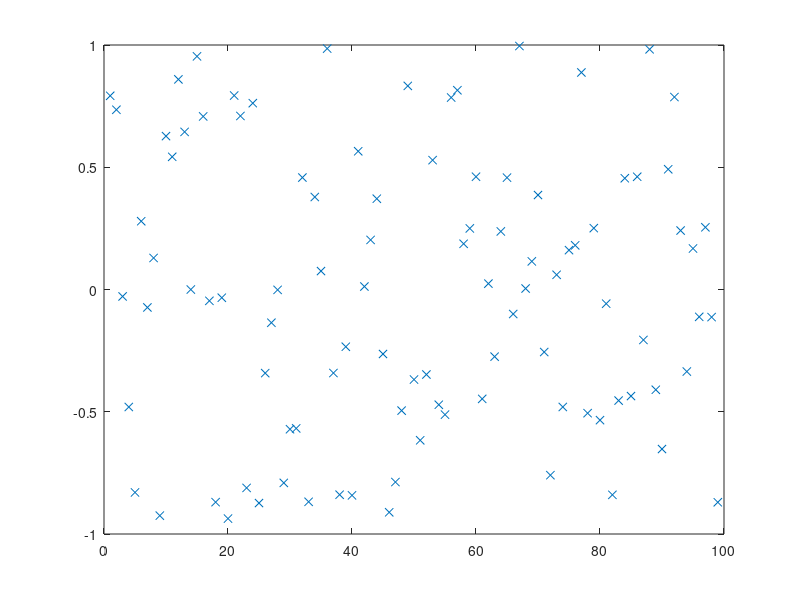

Write the MATLAB code that produced this figure. (Note: this script raises an error after producing the figure.)
% script <a href="matlab:RC_HeapSortTest">RC_HeapSortTest</a>
% Test <a href="matlab:help RC_HeapSort">RC_HeapSort</a> on a random set of data.
% Renaissance Codebase, https://github.com/tbewley/RC/NRchap07
% Copyright 2023 by Thomas Bewley, distributed under BSD 3-Clause License. 

n=99; D=2*rand(n,1)-1; close all, plot(D(:,1),'x'), pause(0.5)
[D,index]=RC_HeapSort(D,1,n);        plot(D(:,1),'x')

% end script RC_HeapSortTest
